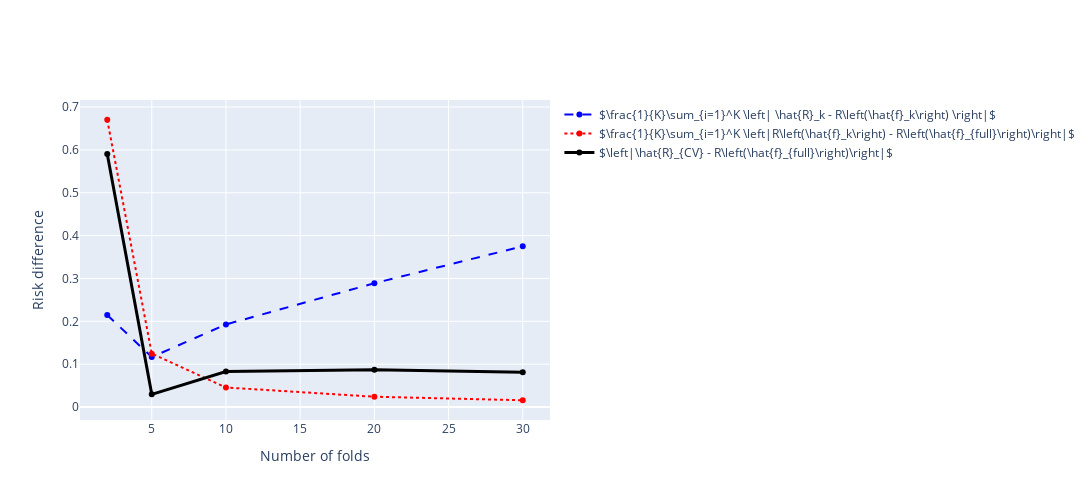

Here is the notebook cell this chart was saved with:
### Markdown cell above
When choosing the number of cross-validation (CV) folds, we have to be aware of a trade-off that is illustrated in the figure below.

Let's assume that we perform $K$-fold CV and we use a data set $D$, with $n$ labeled samples. Let us denote by $D_T$ the $(K-1)$ splits that we use for training and by $D_V$ the split that we use for validation. We can choose $K$ such splits and we denote them as $D_T^{(k)}$ and $D_V^{(k)}$ for $k \in \{1, ..., K\}$. The cardinals of these sets are $\frac{n(K-1)}{K}$ and $\frac{n}{K}$ respectively.

On the one hand, we want to have enough samples in the training subset $D_T$ in order a good prediction function. If $K$ is too small, then $|D_T| << |D|$ and by training on $D_T$ we obtain an estimator that is much worse than what we could have gotten, had we trained on the whole labeled set $D$ (red line below).

On the other hand, we want to have a large enough validation split, such that the validation empirical risk has small variance (i.e. deviates only slightly from the average empirical CV risk). This happens if $K$ is too large (blue line below).

We assume the following notation:

- Population risk: $R(f) := \mathbb{E}_{x, y} \left[ \left(y - f(x)\right)^2 \right]$
- Validation risk on the $k^{\text{th}}$ validation split: $\hat{R}^{(k)}(f) := \frac{1}{\left| D_V^{(k)} \right|} \sum_{(x_i, y_i)\in D_V^{(k)}} \left(y_i - f(x_i)\right)^2$
- Linear regression estimator trained on the whole labeled set: $\hat{f}_{full} := \text{argmin}_f \frac{1}{\left| D \right|} \sum_{(x_i, y_i)\in D} \left(y_i - f(x_i)\right)^2$
- Linear regression estimator trained on the $k^{\text{th}}$ training split: $\hat{f}_{CV}^{(k)} := \text{argmin}_f \frac{1}{\left| D_T^{(k)} \right|} \sum_{(x_i, y_i)\in D_T^{(k)}} \left(y_i - f(x_i)\right)^2$


- Holdout risk of $k^{\text{th}}$ estimator: $\hat{R}_{k} := \hat{R}^{(k)} \left( \hat{f}_{CV}^{(k)}(x) \right)$
- Empirical CV risk computed on the validation set: $\hat{R}_{CV}:= \frac{1}{K} \sum_{k=1}^K \hat{R}_{k}$

### Code cell
num_runs = 1

def get_risks_for_kfold_cv(Ks):
    n = 400
    d = 100
    noise_sigma = 1
    snr = 1

    X, y, beta_star, Sigma = generate_data(n=n,
                                           d=d,
                                           snr=snr,
                                           noise_sigma=noise_sigma,
                                           seed=99)

    lin_reg_full_set = LinearRegression(fit_intercept=False)
    lin_reg_full_set.fit(X, y)
    lin_reg_full_population_risk = compute_population_risk(
        beta_star, lin_reg_full_set.coef_, noise_sigma, Sigma)

    validation_risks, avg_valid_vs_pop_risks, avg_pop_vs_full_risks = [], [], []
    for K in Ks:
        curr_K_pop_risks, curr_K_cv_risks = [], []
        kf = KFold(n_splits=K)
        for train_index, valid_index in kf.split(X):
            lin_reg = LinearRegression(fit_intercept=False)
            lin_reg.fit(X[train_index], y[train_index])
            curr_K_pop_risks.append(
                compute_population_risk(beta_star, lin_reg.coef_, noise_sigma,
                                        Sigma))
            curr_K_cv_risks.append(
                compute_empirical_risk(lin_reg.coef_, X[valid_index],
                                       y[valid_index]))
        curr_K_pop_risks = np.array(curr_K_pop_risks)
        curr_K_cv_risks = np.array(curr_K_cv_risks)
        validation_risks.append(curr_K_cv_risks.mean())
        avg_valid_vs_pop_risks.append(
            np.fabs(curr_K_cv_risks - curr_K_pop_risks).mean())
        avg_pop_vs_full_risks.append(
            np.fabs(curr_K_pop_risks - lin_reg_full_population_risk).mean())

    validation_risks = np.array(validation_risks)
    return {
        "valid_vs_pop_risk":
        avg_valid_vs_pop_risks,
        "pop_vs_full_risk":
        avg_pop_vs_full_risks,
        "cv_vs_full_risk":
        np.fabs(validation_risks - lin_reg_full_population_risk),
    }


Ks = [2, 5, 10, 20, 30]
aggregated_results = repeat_experiment(num_runs, get_risks_for_kfold_cv,
                                       {"Ks": Ks})

fig = go.Figure()
# Validation risk vs CV risk.
fig.add_trace(
    go.Scatter(x=Ks,
               y=aggregated_results["valid_vs_pop_risk"],
               line_dash="dash",
               marker_color="blue",
               name=r"$\frac{1}{K}\sum_{i=1}^K \left| \hat{R}_k - R\left(\hat{f}_k\right) \right|$"))
# Full set estimator vs CV estimator (pop. risk).
fig.add_trace(
    go.Scatter(
        x=Ks,
        y=aggregated_results["pop_vs_full_risk"],
        line_dash="dot",
        marker_color="red",
        name=
        r"$\frac{1}{K}\sum_{i=1}^K \left|R\left(\hat{f}_k\right) - R\left(\hat{f}_{full}\right)\right|$"
    ))
# Validation risk of CV estimator vs Population risk of full set estimator.
fig.add_trace(
    go.Scatter(
        x=Ks,
        y=aggregated_results["cv_vs_full_risk"],
        marker_color="black",
        line_width=3,
        name=
        r"$\left|\hat{R}_{CV} - R\left(\hat{f}_{full}\right)\right|$"
    ))

fig.update_layout(
    height=figure_height,
    width=figure_width,
    yaxis_title="Risk difference",
    xaxis_title="Number of folds",
)
fig.show()

### Figure 1 — Plotly figure (JSON) as saved in the notebook; plotly's stock layout.template omitted (floating-point values rounded to 4 significant figures)
{"data": [{"line": {"dash": "dash"}, "marker": {"color": "blue"}, "name": "$\\frac{1}{K}\\sum_{i=1}^K \\left| \\hat{R}_k - R\\left(\\hat{f}_k\\right) \\right|$", "type": "scatter", "x": [2, 5, 10, 20, 30], "y": [0.2148, 0.1167, 0.1928, 0.289, 0.3752]}, {"line": {"dash": "dot"}, "marker": {"color": "red"}, "name": "$\\frac{1}{K}\\sum_{i=1}^K \\left|R\\left(\\hat{f}_k\\right) - R\\left(\\hat{f}_{full}\\right)\\right|$", "type": "scatter", "x": [2, 5, 10, 20, 30], "y": [0.6703, 0.1247, 0.04571, 0.02419, 0.01595]}, {"line": {"width": 3}, "marker": {"color": "black"}, "name": "$\\left|\\hat{R}_{CV} - R\\left(\\hat{f}_{full}\\right)\\right|$", "type": "scatter", "x": [2, 5, 10, 20, 30], "y": [0.5903, 0.02975, 0.08287, 0.08701, 0.08121]}], "layout": {"height": 500, "width": 1200, "xaxis": {"title": {"text": "Number of folds"}}, "yaxis": {"title": {"text": "Risk difference"}}}}
